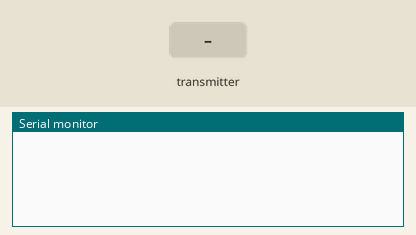
A sketch run on a simulated Arduino Uno, built with avr-gcc and run on an emulated ATmega328P. Shown: the last lines printed to the serial monitor. Inputs (shaded band) come from the test bench. No radio packets arrive unless stated.

Above: at 1.2 s.
1.3 s: the transmitter starts sending latitude = 0
At 1.37 s:
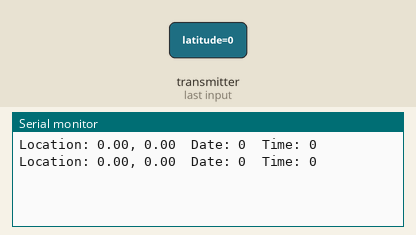
3.2 s: the transmitter starts sending longitude = 0
6.2 s: the transmitter starts sending date = 256
At 6.47 s:
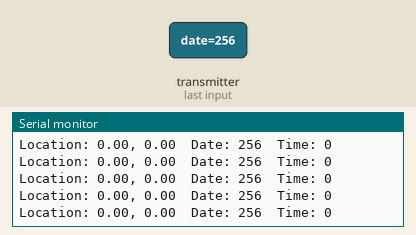
9.2 s: the transmitter starts sending time = 256
At 9.3 s:
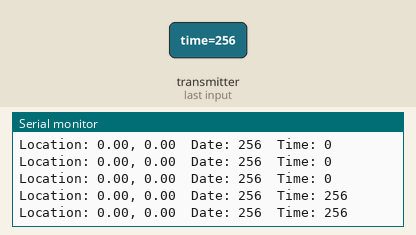
12.2 s: the transmitter starts sending latitude = 25
At 12.26 s:
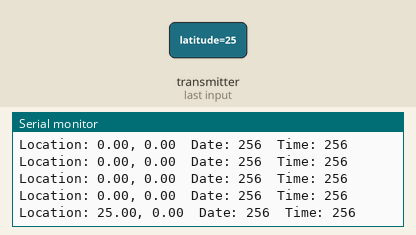
15.2 s: the transmitter starts sending longitude = 100
At 15.31 s:
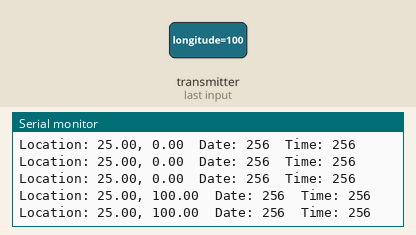

The sketch:

GPS_Al_c_.ino
```cpp
#include <SPI.h>
#include <nRF24L01.h>
#include <RF24.h>


RF24 radio(9, 10); // CE, CSN

struct dataStruct{
  double latitude;
  double longitude;
  unsigned long date;
  unsigned long time;
}gpsData;

void setup() {
  //  Setup Serial
  Serial.begin(9600);


  //  Setup transmitter radio
  radio.begin();
  radio.openReadingPipe(1,0xF0F0F0F0E1LL);
  radio.setChannel(0x76);
  radio.setPALevel(RF24_PA_MAX);
  radio.setDataRate(RF24_250KBPS);
  radio.startListening();
  radio.enableDynamicPayloads();
  radio.powerUp();
}


void loop() {
  if (radio.available()) {
    radio.read(&gpsData, sizeof(gpsData));
    Serial.print(F("Location: "));
    Serial.print(gpsData.latitude);
    Serial.print(", ");
    Serial.print(gpsData.longitude);
    Serial.print(F("  Date: "));
    Serial.print(gpsData.date);
    Serial.print(F("  Time: "));
    Serial.print(gpsData.time);
    Serial.println();
  }
}
```

Measured:
- after the input at 1.3 s, the serial monitor: prints a new line at once (image 1)
- after the input at 6.2 s, the serial monitor: prints a new line at once (image 2)
- after the input at 9.2 s, the serial monitor: prints a new line at once (image 3)
- after the input at 12.2 s, the serial monitor: prints a new line at once (image 4)
- after the input at 15.2 s, the serial monitor: prints a new line after 0.05 s (image 5)
